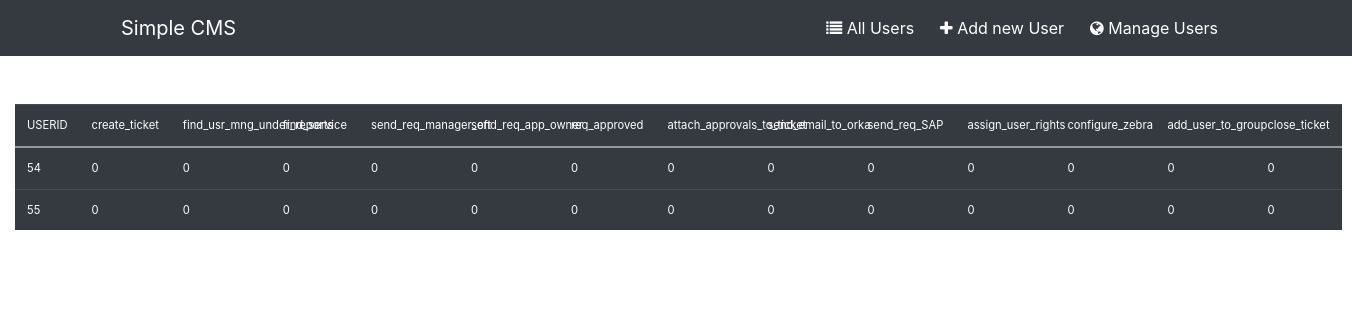
The page / on the database its author committed.
### tables this page shows
CREATE TABLE `users` (
  `user_ID` int(11) NOT NULL,
  `create_ticket` tinyint(1) NOT NULL DEFAULT 0,
  `find_usr_mng_under_reports` tinyint(1) NOT NULL DEFAULT 0,
  `find_service` tinyint(1) NOT NULL DEFAULT 0,
  `send_req_manager_oft` tinyint(1) NOT NULL DEFAULT 0,
  `send_req_app_owner` tinyint(1) NOT NULL DEFAULT 0,
  `req_approved` tinyint(1) NOT NULL DEFAULT 0,
  `attach_approvals_to_ticket` tinyint(1) NOT NULL DEFAULT 0,
  `send_email_to_orka` tinyint(1) NOT NULL DEFAULT 0,
  `send_req_SAP` tinyint(1) NOT NULL DEFAULT 0,
  `assign_user_rights` tinyint(1) NOT NULL DEFAULT 0,
  `configure_zebra` tinyint(1) NOT NULL DEFAULT 0,
  `add_user_to_group` tinyint(1) NOT NULL DEFAULT 0,
  `close_ticket` tinyint(1) NOT NULL DEFAULT 0
);

### db_fun.php (called while the page is built, shortened)
<?php
function get_users($_db){
    $q = "SELECT * FROM korisnik.users";
    return $_db->query($q);
}
?>

### index.php (the view)
<?php include("header.php"); ?>
<div class="container-fluid mt-5">
<div class="row">
    <div class="col-lg-12">
        <table class="table table-dark">
            <tr>
                <td>USERID</td>
                <td>create_ticket</td>
                <td>find_usr_mng_under_reports</td>
                <td>find_service</td>
                <td>send_req_manager_oft</td>
                <td>send_req_app_owner</td>
                <td>req_approved</td>
                <td>attach_approvals_to_ticket</td>
                <td>send_email_to_orka</td>
                <td>send_req_SAP</td>
                <td>assign_user_rights</td>
                <td>configure_zebra</td>
                <td>add_user_to_group</td>
                <td>close_ticket</td>
            </tr>
            <tbody>
                <?php $users = get_users($_db); ?>
                <?php while( $user = $users->fetch_array() ): ?>
                    <tr>
                        <?php for( $i = 0; $i < 14; $i++ ): ?>
                            <td><?php echo $user[$i]; ?></td>
                        <?php endfor; ?>
                    </tr>
                <?php endwhile; ?>
            </tbody>
        </table>
    </div>
</div>
</div>
<?php include("footer.php"); ?>

### header.php (shortened to what this page needs)
<?php
    require_once("db.php");
    require_once("db_fun.php");
?>
<!DOCTYPE html>
<html>
<head>
    <link rel="stylesheet" type="text/css" href="css/fa/css/font-awesome.css" />
    <link rel="stylesheet" type="text/css" href="css/bootstrap.min.css" />
    <link rel="stylesheet" type="text/css" href="css/style.css"/>
</head>
<body>
<nav class="navbar navbar-expand-md navbar-dark bg-dark sticky-top">
    <div class="container">
        <a href="index.php" class="navbar-brand">Simple CMS</a>
        <div class="collapse navbar-collapse" id="main-menu">
        <ul class="navbar-nav ml-auto">
            <li class="navbar-item">
                <a href="index.php" class="btn btn-link"><i class="fa fa-list"></i> All Users</a>
            </li>
            <li class="navbar-item">
                <a href="add_user.php" class="btn btn-link"><i class="fa fa-plus"></i> Add new User</a>
            </li>
            <li class="navbar-item">
                <a href="manage.php" class="btn btn-link"><i class="fa fa-globe"></i> Manage Users</a>
            </li>
        </ul>
        </div>
    </div>
</nav>

### footer.php (shortened to what this page needs)
</body>
</html>

### css/style.css (style rules this page uses)
table td { max-width: 100px; font-size: .7em; }
.navbar ul li a { color: #fff!important; text-decoration: none!important; }

### rows shown on the page
users: user_ID "54", create_ticket "0", find_usr_mng_under_reports "0", find_service "0", send_req_manager_oft "0", send_req_app_owner "0", req_approved "0", attach_approvals_to_ticket "0", send_email_to_orka "0", send_req_SAP "0", assign_user_rights "0", configure_zebra "0", add_user_to_group "0", close_ticket "0"
users: user_ID "55", create_ticket "0", find_usr_mng_under_reports "0", find_service "0", send_req_manager_oft "0", send_req_app_owner "0", req_approved "0", attach_approvals_to_ticket "0", send_email_to_orka "0", send_req_SAP "0", assign_user_rights "0", configure_zebra "0", add_user_to_group "0", close_ticket "0"
